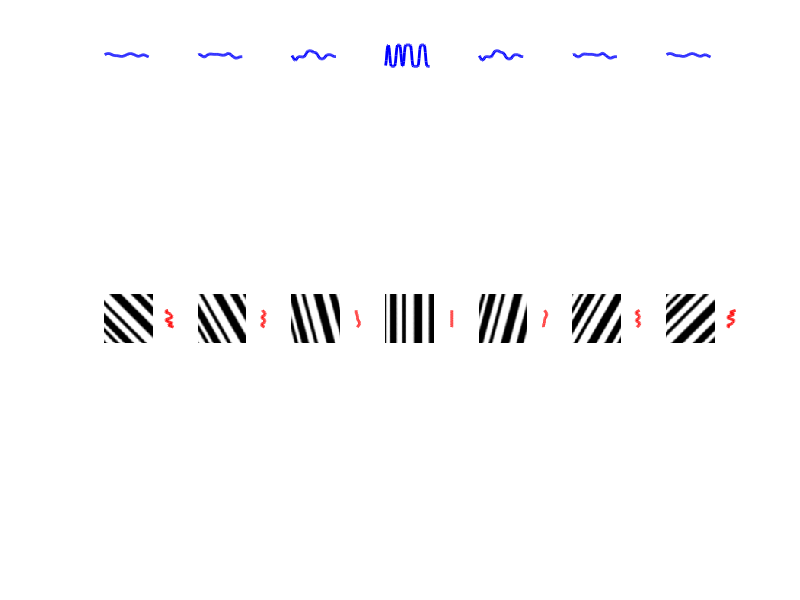

Source code (MATLAB):
N=128; M = 8;
base = ones(N);
col = 0; i = 1;
while i <=N
    j = i+M/2+randi(M);
    base(:, i:j-1) = col;
    col = rem(col+1, 2);
    i = j;
end

% 30 = 180*0.1667
guess = imrotate(base, 2/6*180, 'bilinear', 'loose');

clf;
pos0 = [1:8]+69; pos1 = pos0; for i=1:7; pos1 = [pos0; pos1+69]; end;
angle=-1/12:-1/12:-1/2-1/12;
for i=1:7
    rotated = imrotate(guess, angle(i)*180, 'bilinear', 'loose');
    rotated = imresize(rotated, 0.9, 'bilinear');
    N2 = round(sum(size(rotated))/4);
    rotated = rotated(N2+[-N/4+1:N/4], N2+[-N/4+1:N/4]);
    pos0 = pos1 + (i-1)*10;
    subplot(9,69, pos0(:));
    imshow(rotated); axis('tight'); axis('equal'); 
    subplot(9,69,pos0(1)-69+[0:7]); plot(sum(rotated),'b', 'LineWidth', 2); ylim([0,N/2]); axis off;
    subplot(9,69,pos0(:,8)'+1); plot(sum(rotated'),'r', 'LineWidth', 2); camroll(-90); axis('tight'); axis off; ylim(1/3*[N/2,2*N/2]); % set(gca,'YDir','reverse'); 
    
end
% 
% figure;
% I = imshow(guess); hold on; B = plot(sum(rotated)); rotate(B, [0 1 0], 15);